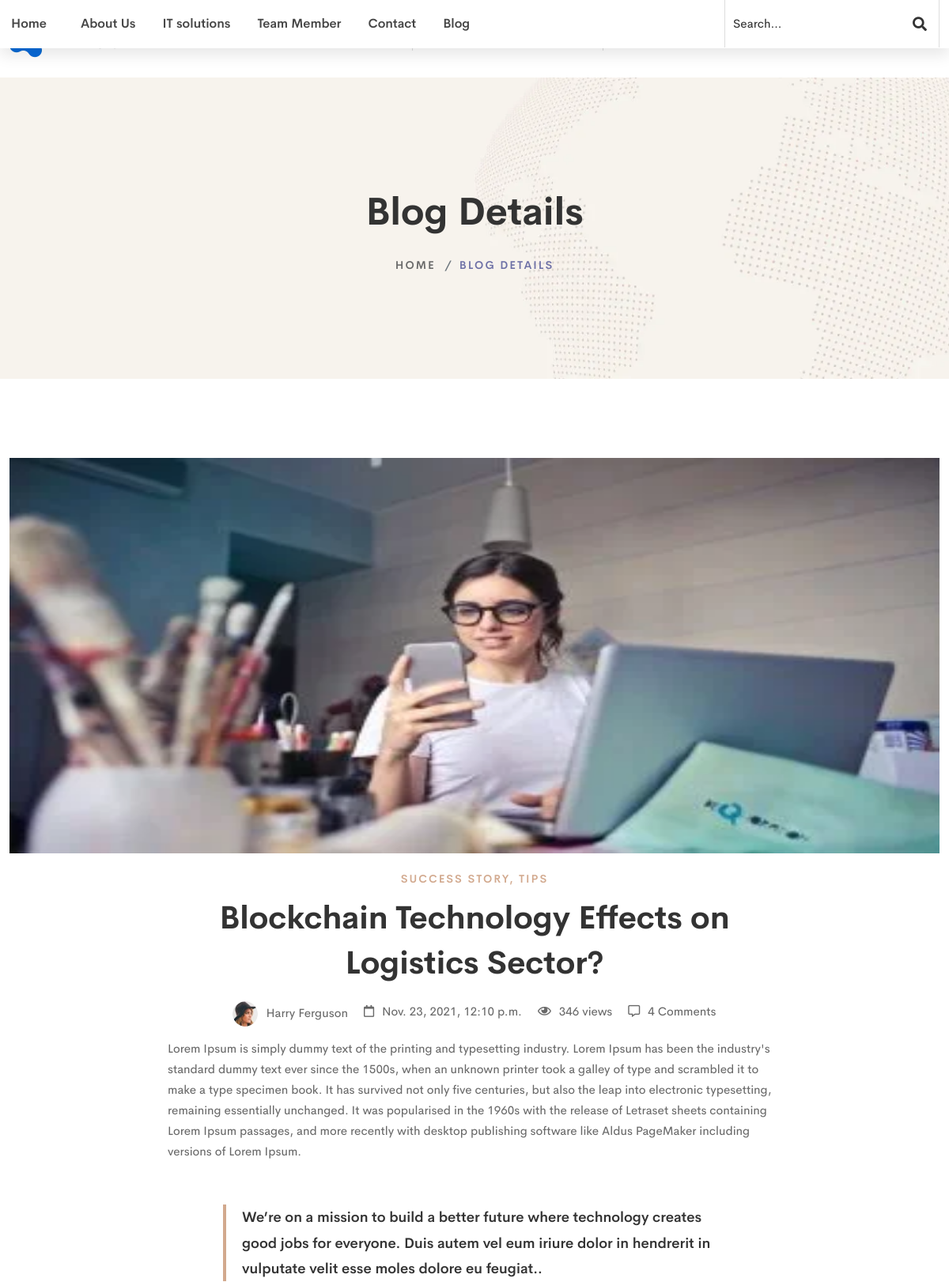
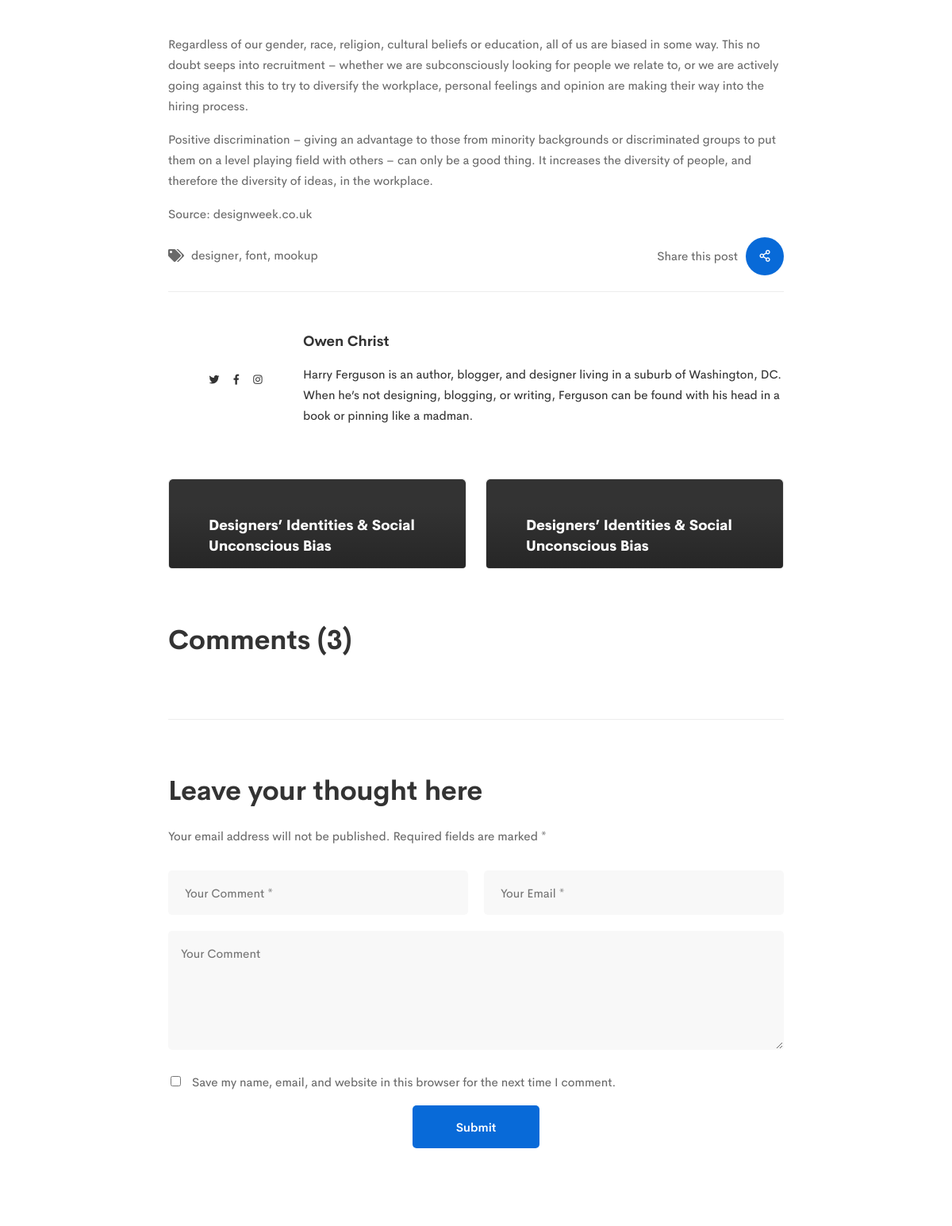
Page /2/ (upper part) on the committed database (2 pictures, top to bottom).
### indexpage/models.py (models this page shows, shortened)
class Post(models.Model):
    title = models.CharField(max_length=255)
    slug = models.SlugField()
    intro = models.TextField()
    body = models.TextField()
    image = models.ImageField(upload_to='blog/')
    date_added = models.DateTimeField(auto_now_add=True)

### indexpage/views.py (the view)
# urls.py: path('<int:id>/', views.postget, name='postget'),
def postget(request, id):
    post = get_object_or_404(Post,pk = id)
    if request.method == 'POST':
        form = CommantForm(request.POST)
        if form.is_valid():
            commant = form.save(commit = False)
            commant.post = post
            commant.save()
            return redirect('indexpage:postget', id=post.id)
    else:
        form = CommantForm()
    context={
       'post' :post,
        'form' :form,
    }
    return render(request,'blogdetails.html',context)

### template/blogdetails.html (shortened to what this page needs)
{% extends 'base.html' %}
{% block body %}
{% load static %}
    <div class="breadcrumb-area">
        <div class="container">
            <div class="row">
                <div class="col-12">
                    <div class="breadcrumb_box text-center">
                        <h2 class="breadcrumb-title">Blog Details</h2>
                        <ul class="breadcrumb-list">
                            <li class="breadcrumb-item"><a href="/">Home</a></li>
                            <li class="breadcrumb-item active">Blog Details</li>
                        </ul>
                    </div>
                </div>
            </div>
        </div>
    </div>
    <div id="main-wrapper">
        <div class="site-wrapper-reveal">
            <div class="blog-pages-wrapper section-space--ptb_100">
                <div class="container">
                    <div class="row">
                        <div class="col-lg-12">
                            <div class="post-feature blog-thumbnail  wow move-up animated" style="visibility: visible;">
                                <img class="img-fluid" src="{{ post.image.url}}" style='width:100%;height:500px'alt="Blog Images">
                            </div>
                        </div>
                        <div class="col-lg-8 m-auto">
                            <div class="main-blog-wrap">
                                <div class="single-blog-item  wow move-up animated" style="visibility: visible;">
                                    <div class="post-info lg-blog-post-info">
                                        <div class="post-categories text-center">
                                            <a href="#"> Success Story, Tips </a>
                                        </div>
                                        <h3 class="post-title text-center">
                                            <a href="#">Blockchain Technology Effects on Logistics Sector?</a>
                                        </h3>
                                        <div class="post-meta mt-20 justify-content-center">
                                            <div class="post-author">
                                                <a href="#">
                                                    <img class="img-fluid avatar-96" src="{% static 'assets/images/team/admin.webp'%}" alt="author"> Harry Ferguson
                                                </a>
                                            </div>
                                            <div class="post-date">
                                                <span class="far fa-calendar meta-icon"></span>
                                                {{ post.date_added }}
                                            </div>
                                            <div class="post-view">
                                                <span class="meta-icon far fa-eye"></span>
                                                346 views
                                            </div>
                                            <div class="post-comments">
                                                <span class="far fa-comment-alt meta-icon"></span>
                                                <a href="#" class="smooth-scroll-link">4 Comments</a>
                                            </div>
                                        </div>
                                        <div class="post-excerpt mt-15">
                                            <p>{{ post.body }}</p>
                                            <blockquote>
                                                <p class="p1">We’re on a mission to build a better future where technology creates good jobs for everyone. Duis autem vel eum iriure dolor in hendrerit in vulputate velit esse moles dolore eu feugiat..
                                                </p>
                                            </blockquote>
                                            <p>Regardless of our gender, race, religion, cultural beliefs or education, all of us are biased in some way. This no doubt seeps into recruitment – whether we are subconsciously looking for people we relate to, or we are actively going against this to try to diversify the workplace, personal feelings and opinion are making their way into the hiring process.</p>
                                            <p>Positive discrimination – giving an advantage to those from minority backgrounds or discriminated groups to put them on a level playing field with others – can only be a good thing. It increases the diversity of people, and therefore the diversity of ideas, in the workplace.</p>
                                            <p>Source:&nbsp;designweek.co.uk</p>
                                            <div class="entry-post-share-wrap  border-bottom">
                                                <div class="row align-items-center">
                                                    <div class="col-lg-6 col-md-6">
                                                        <div class="entry-post-tags">
                                                            <div class="tagcloud-icon">
                                                                <i class="fa fa-tags"></i>
                                                            </div>
                                                            <div class="tagcloud">
                                                                <a href="#">designer</a>, <a href="#">font</a>, <a href="#">mookup</a>
                                                            </div>
                                                        </div>
                                                    </div>
                                                    <div class="col-lg-6 col-md-6">
                                                        <div class="entry-post-share">
                                                            <div class="share-label">
                                                                Share this post
                                                            </div>
                                                            <div class="share-media">
                                                                <span class="share-icon far fa-share-alt"></span>
                                                            </div>
                                                        </div>
                                                    </div>
                                                </div>
                                            </div>
                                            <div class="entry-author">
                                                <div class="author-info">
                                                    <div class="author-avatar">
                                                        <div class="author-social-networks">
                                                            <div class="inner">
                                                                <a class="hint--bounce hint--top hint--primary" aria-label="Twitter" href="#" target="_blank">
                                                                    <i class="fab fa-twitter"></i>
                                                                </a>
                                                                <a class="hint--bounce hint--top hint--primary" aria-label="Facebook" href="#" target="_blank">
                                                                    <i class="fab fa-facebook-f"></i>
                                                                </a>
                                                                <a class="hint--bounce hint--top hint--primary" aria-label="Instagram" href="#" target="_blank">
                                                                    <i class="fab fa-instagram"></i>
                                                                </a>
                                                            </div>
                                                        </div>
                                                    </div>
                                                    <div class="author-description">
                                                        <h6 class="author-name">Owen Christ</h6>
                                                        <div class="author-biographical-info">
                                                            Harry Ferguson is an author, blogger, and designer living in a suburb of Washington, DC. When he’s not designing, blogging, or writing, Ferguson can be found with his head in a book or pinning like a madman.
                                                        </div>
                                                    </div>
                                                </div>
                                            </div>
                                            <div class="related-posts-wrapper">
                                                <div class="row">
                                                    <div class="col-lg-6">
                                                        <a class="single-valid-post-wrapper" href="#">
                                                            <div class="single-blog__item">
                                                                <div class="single-valid__thum bg-img" data-bg="assets/images/blog/blog-03-370x120.webp" style="background-image: url(&quot;assets/images/blog/blog-03-370x120.webp&quot;);">
                                                                </div>
                                                                <div class="post-content">
                                                                    <h6 class="post-title font-weight--bold">Designers’ Identities &amp; Social Unconscious Bias</h6>
                                                                </div>
                                                            </div>
                                                        </a>
                                                    </div>
                                                    <div class="col-lg-6">
                                                        <a class="single-valid-post-wrapper" href="#">
                                                            <div class="single-blog__item">
                                                                <div class="single-valid__thum bg-img" data-bg="assets/images/blog/blog-05-370x120.webp" style="background-image: url(&quot;assets/images/blog/blog-05-370x120.webp&quot;);">
                                                                </div>
                                                                <div class="post-content">
                                                                    <h6 class="post-title font-weight--bold">Designers’ Identities &amp; Social Unconscious Bias</h6>
                                                                </div>
                                                            </div>
                                                        </a>
                                                    </div>
                                                </div>
                                            </div>
                                            <div class="comment-list-wrapper">
                                                <div class="row">
                                                    <div class="col-lg-12">
                                                        <h4 class="widget-title section-space--mb_50">Comments (3) </h4>
                                                    </div>
                                                    <div class="col-lg-12">
                                                        <ol class="comment-list">
                                                            <li class="comment border-bottom">
                                                            </li>
                                                        </ol>
                                                    </div>
                                                </div>
                                            </div>
                                            <div class="comment-list-wrapper">
                                                <div class="row">
                                                    <div class="col-lg-12">
                                                        <h4 class="widget-title mb-20">Leave your thought here </h4>
                                                        <p>Your email address will not be published. Required fields are marked *</p>
                                                    </div>
                                                    <div class="col-lg-12">
                                                        <div class="contact-from-wrapper section-space--mt_30">
                                                            <form action="." method="post">
                                                                <div class="contact-page-form">
                                                                    <div class="contact-input">
                                                                        <div class="contact-inner">
                                                                            <input name="name" type="text" placeholder="Your Comment *">
                                                                        </div>
                                                                        <div class="contact-inner">
                                                                            <input name="email" type="email" placeholder="Your Email *">
                                                                        </div>
                                                                    </div>
                                                                    <div class="contact-inner contact-message">
                                                                        <textarea name="body" placeholder="Your Comment"></textarea>
                                                                    </div>
                                                                    <p class="comment-form-cookies-consent">
                                                                        <input type="checkbox">
                                                                        <label>Save my name, email, and website in this browser for the next time I comment.</label>
                                                                    </p>
                                                                    <div class="comment-submit-btn text-center">
                                                                        <button class="ht-btn ht-btn-md" type="submit">Submit</button>
                                                                    </div>
                                                                </div>
                                                            </form>
                                                        </div>
                                                    </div>
                                                </div>
                                            </div>
                                        </div>
                                    </div>
                                </div>
                            </div>
                        </div>
                    </div>
                </div>
            </div>
        </div>
{% endblock %}

### rows in the picture
Post: image (picture), date_added "Nov. 23, 2021, 12:10 p.m.", body "Lorem Ipsum is simply dummy text of the printing and typesetting industry. Lorem Ipsum has been the industry's standard dummy text ever since the 1500s, when an unknown printer took a galley of type and scrambled it to make a type specimen book. It has survived not only five centuries, but also the leap into electronic typesetting, remaining essentially unchanged. It was popularised in the 1960s with the release of Letraset sheets containing Lorem Ipsum passages, and more recently with desktop publishing software like Aldus PageMaker including versions of Lorem Ipsum."
